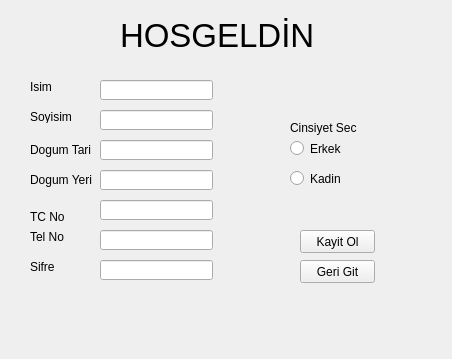
<?xml version="1.0" encoding="UTF-8"?>
<ui version="4.0">
 <class>Form</class>
 <widget class="QWidget" name="Form">
  <property name="geometry">
   <rect>
    <x>0</x>
    <y>0</y>
    <width>452</width>
    <height>359</height>
   </rect>
  </property>
  <property name="minimumSize">
   <size>
    <width>0</width>
    <height>0</height>
   </size>
  </property>
  <property name="windowTitle">
   <string>Form</string>
  </property>
  <widget class="QLabel" name="label_isim">
   <property name="geometry">
    <rect>
     <x>30</x>
     <y>80</y>
     <width>47</width>
     <height>13</height>
    </rect>
   </property>
   <property name="text">
    <string>Isim</string>
   </property>
  </widget>
  <widget class="QLabel" name="label_soyisim">
   <property name="geometry">
    <rect>
     <x>30</x>
     <y>110</y>
     <width>47</width>
     <height>13</height>
    </rect>
   </property>
   <property name="text">
    <string>Soyisim</string>
   </property>
  </widget>
  <widget class="QLabel" name="label_dogum_tarihi">
   <property name="geometry">
    <rect>
     <x>30</x>
     <y>140</y>
     <width>61</width>
     <height>20</height>
    </rect>
   </property>
   <property name="text">
    <string>Dogum Tarihi</string>
   </property>
  </widget>
  <widget class="QLabel" name="label_dogum_yeri">
   <property name="geometry">
    <rect>
     <x>30</x>
     <y>170</y>
     <width>71</width>
     <height>20</height>
    </rect>
   </property>
   <property name="text">
    <string>Dogum Yeri</string>
   </property>
  </widget>
  <widget class="QLabel" name="label_tc_no">
   <property name="geometry">
    <rect>
     <x>30</x>
     <y>210</y>
     <width>47</width>
     <height>13</height>
    </rect>
   </property>
   <property name="text">
    <string>TC No</string>
   </property>
  </widget>
  <widget class="QLabel" name="label_tel_no">
   <property name="geometry">
    <rect>
     <x>30</x>
     <y>230</y>
     <width>47</width>
     <height>13</height>
    </rect>
   </property>
   <property name="text">
    <string>Tel No</string>
   </property>
  </widget>
  <widget class="QLineEdit" name="lineEdit_isim">
   <property name="geometry">
    <rect>
     <x>100</x>
     <y>80</y>
     <width>113</width>
     <height>20</height>
    </rect>
   </property>
  </widget>
  <widget class="QLineEdit" name="lineEdit_soyisim">
   <property name="geometry">
    <rect>
     <x>100</x>
     <y>110</y>
     <width>113</width>
     <height>20</height>
    </rect>
   </property>
  </widget>
  <widget class="QLineEdit" name="lineEdit_dogum_tarihi">
   <property name="geometry">
    <rect>
     <x>100</x>
     <y>140</y>
     <width>113</width>
     <height>20</height>
    </rect>
   </property>
  </widget>
  <widget class="QLineEdit" name="lineEdit_dogum_yeri">
   <property name="geometry">
    <rect>
     <x>100</x>
     <y>170</y>
     <width>113</width>
     <height>20</height>
    </rect>
   </property>
  </widget>
  <widget class="QLineEdit" name="lineEdit_tc_no">
   <property name="geometry">
    <rect>
     <x>100</x>
     <y>200</y>
     <width>113</width>
     <height>20</height>
    </rect>
   </property>
  </widget>
  <widget class="QLineEdit" name="lineEdit_tel_no">
   <property name="geometry">
    <rect>
     <x>100</x>
     <y>230</y>
     <width>113</width>
     <height>20</height>
    </rect>
   </property>
  </widget>
  <widget class="QPushButton" name="pushButton_Kayit_ol">
   <property name="geometry">
    <rect>
     <x>300</x>
     <y>230</y>
     <width>75</width>
     <height>23</height>
    </rect>
   </property>
   <property name="text">
    <string>Kayit Ol</string>
   </property>
  </widget>
  <widget class="QPushButton" name="pushButton_Geri_git">
   <property name="geometry">
    <rect>
     <x>300</x>
     <y>260</y>
     <width>75</width>
     <height>23</height>
    </rect>
   </property>
   <property name="text">
    <string>Geri Git</string>
   </property>
  </widget>
  <widget class="QRadioButton" name="radioButton_erkek">
   <property name="geometry">
    <rect>
     <x>290</x>
     <y>140</y>
     <width>82</width>
     <height>17</height>
    </rect>
   </property>
   <property name="text">
    <string>Erkek</string>
   </property>
  </widget>
  <widget class="QRadioButton" name="radioButton_kadin">
   <property name="geometry">
    <rect>
     <x>290</x>
     <y>170</y>
     <width>82</width>
     <height>17</height>
    </rect>
   </property>
   <property name="text">
    <string>Kadin</string>
   </property>
  </widget>
  <widget class="QLabel" name="label_cinsiyet">
   <property name="geometry">
    <rect>
     <x>290</x>
     <y>120</y>
     <width>91</width>
     <height>16</height>
    </rect>
   </property>
   <property name="text">
    <string>Cinsiyet Sec</string>
   </property>
  </widget>
  <widget class="QLabel" name="label_baslik">
   <property name="geometry">
    <rect>
     <x>120</x>
     <y>10</y>
     <width>231</width>
     <height>51</height>
    </rect>
   </property>
   <property name="minimumSize">
    <size>
     <width>10</width>
     <height>10</height>
    </size>
   </property>
   <property name="font">
    <font>
     <pointsize>25</pointsize>
    </font>
   </property>
   <property name="text">
    <string>HOSGELDİN</string>
   </property>
  </widget>
  <widget class="QLabel" name="label_kayit_sifre">
   <property name="geometry">
    <rect>
     <x>30</x>
     <y>260</y>
     <width>47</width>
     <height>13</height>
    </rect>
   </property>
   <property name="text">
    <string>Sifre</string>
   </property>
  </widget>
  <widget class="QLineEdit" name="lineEdit_kayit_sifre">
   <property name="geometry">
    <rect>
     <x>100</x>
     <y>260</y>
     <width>113</width>
     <height>20</height>
    </rect>
   </property>
   <property name="echoMode">
    <enum>QLineEdit::Password</enum>
   </property>
  </widget>
 </widget>
 <resources/>
 <connections/>
</ui>
